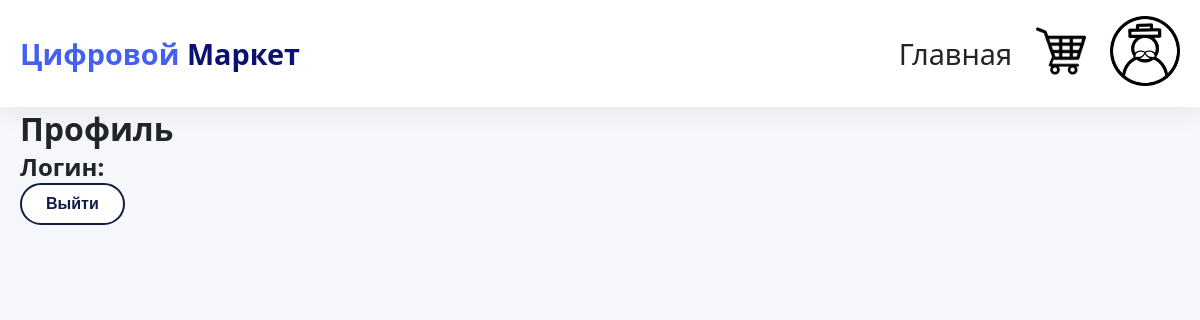
The page /profile/6 (signed in) on the database as committed earlier.
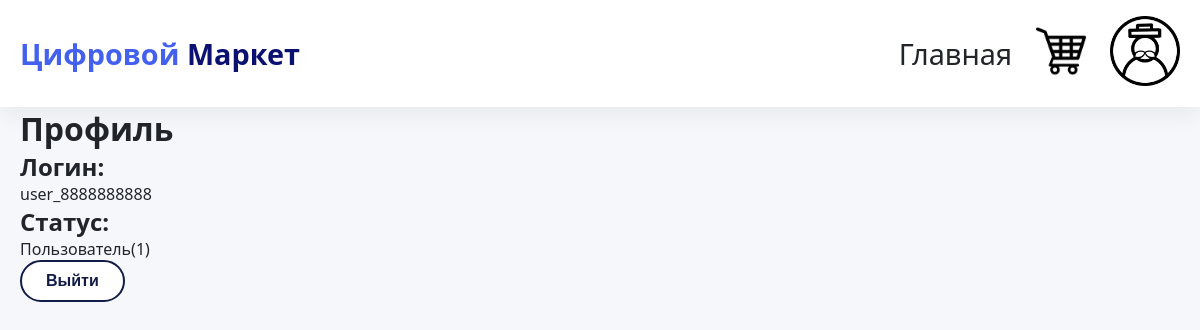
The same page on the database as committed later.
### tables this page shows
CREATE TABLE user (
            id iNTEGER PRIMARY KEY AUTOINCREMENT,
            login VARCHAR(1000) NOT NULL,
            password VARCHAR(256) NOT NULL,
            type_user INTEGER,
            FOREIGN KEY (type_user) REFERENCES Type_products(id)
        );

### app.py (the view)
@app.route("/profile/<int:user_id>")
def profile(user_id):
    user = database.get_user_by_id(user_id)
    user_id =session["user_id"]
    if "user_id" not in session:
        return redirect(url_for('login_page'))
    else:
        return render_template("profile.html", user=user)

### app.py (called while the page is built)
@app.context_processor
def utility_processor():
    def get_cart_count():
        cart = session.get("cart", {})
        cart = database.validate_cart(cart)
        return len(cart)
    return dict(cart_count=get_cart_count())

### database.py (called while the page is built)
def validate_cart(cart):
    conn = sqlite3.connect("shop.db")
    cursor = conn.cursor()
    ids = list(cart.keys())
    for i in ids:
        cursor.execute("SELECT * FROM products WHERE id=?", (int(i),))
        product = cursor.fetchone()
        if not product:
            del cart[i]
    return cart

def get_user_by_id(user_id):
    conn = sqlite3.connect("shop.db")
    cursor = conn.cursor()
    cursor.execute("SELECT * FROM user WHERE id = ?", (user_id,))
    user = cursor.fetchone()
    conn.close()
    if user:
        return {
            "id":user[0],
            "login": user[1],
            "password": user[2],
            "type_user": user[3],
        }
    else:
        return None

### templates/profile.html (shortened to what this page needs)
<!DOCTYPE html>
<html lang="en">
<head>
    <link rel="stylesheet" href="{{ url_for('static', filename='css/style.css') }}">
</head>
<body>
    {% include '_navbar.html' %}
    <div class="container">
        <h1>Профиль</h1>
        <h2>Логин: </h2><p>{{user.login}}</p>
        {% if user.type_user == 1 %}
            <h2>Статус: </h2><p>Пользователь({{user.type_user}})</p>
        {% elif user.type_user == 2 %}
            <h2>Статус: </h2><p>Админ(продавец)({{user.type_user}})</p>
        {% elif user.type_user == 3 %}
            <h2>Статус: </h2><p>Суперадминистратор({{user.type_user}})</p>
        {% endif %}
        <a href="{{ url_for('logout') }}"><button class="btn btn-outline">Выйти</button></a>
    </div>
</body>
</html>

### templates/_navbar.html (shortened to what this page needs)
<!DOCTYPE html>
<html lang="en">
<head>
</head>
<body>
    <nav class="navbar">
    <div class="container">
        <a href="/" class="logo">Цифровой <span>Маркет</span></a>
        <div class="nav-links">
            <a href="/" class="logo">Главная</a>
            <div class="cart-img">
                <a href="{{ url_for('cart') }}">
                <img src="{{ url_for('static', filename='img/basket.png') }}" alt="" width="50">
                </a>
            </div>
            {% if "user_id" in session %}
            <div class="profile-img">
                <a href="{{ url_for('profile', user_id=session['user_id']) }}">
                <img src="{{ url_for('static', filename='img/profile_with_hat.png') }}" alt="" width="70">
                </a>
            </div>
            {% else %}
                <div class="profile-img">
                    <a href="{{ url_for('register_or_login') }}">
                    <img src="{{ url_for('static', filename='img/profile_without_hat.png') }}" alt="" width="70">
                    </a>
                </div>
            {% endif %}
            </div>
    </div>
</nav>
</body>
</html>

### static/css/style.css (style rules this page uses)
* { margin: 0; padding: 0; box-sizing: border-box; }
:root { --primary: #4361ee; --primary-dark: #3a0ca3; --danger: #e63946; --light-gray: #e9ecef; --shadow: 0 10px 20px rgba(0,0,0,0.05); --border-radius: 12px; }
body { font-family: 'Segoe UI', Tahoma, Geneva, Verdana, sans-serif; background-color: #f5f7fb; color: #212529; }
.container { max-width: 1280px; margin: 0 auto; padding: 0 20px; }
.navbar { background: white; box-shadow: var(--shadow); position: sticky; top: 0; z-index: 1000; padding: 1rem 0; }
.navbar .container { display: flex; justify-content: space-between; align-items: center; flex-wrap: wrap; }
.logo { font-size: 1.8rem; font-weight: 700; color: var(--primary); text-decoration: none; }
.logo span { color: #0a1170; }
.nav-links { display: flex; gap: 1.5rem; align-items: center; }
.nav-links a { text-decoration: none; color: #212529; font-weight: 500; transition: 0.3s; }
.btn { display: inline-block; background: var(--primary); color: white; padding: 0.5rem 1rem; border-radius: 40px; text-decoration: none; font-weight: 500; border: none; cursor: pointer; }
.btn { display: inline-block; padding: 10px 24px; font-size: 1rem; font-weight: 600; text-align: center; text-decoration: none; border-radius: 40px; border: none; cursor: pointer; transition: all 0.2s ease; background: white; color: #121c46; box-shadow: 0 2px 8px rgba(0, 0, 0, 0.08); }
.btn-outline { background: white; border: 2px solid #121c46; color: #121c46; box-shadow: none; }

Rows that differ between the two databases and show on the page:
added user: login "user_8888888888", type_user "1"
Other text that changed with them:
text now shown: "Статус: Пользователь( )"
